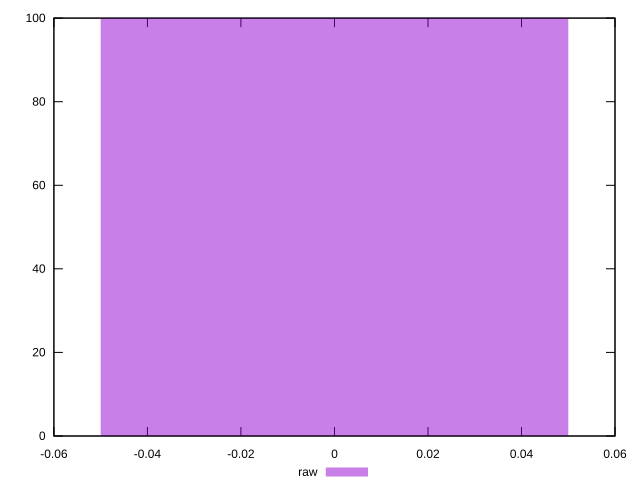

This figure's gnuplot source:
reset
set terminal svg size 640, 490
set output "reprap/uses-webp-images/samples/empty/raw/histogram.svg"

$raw <<EOF
0 100
EOF

set key outside below
set boxwidth 0.1
set yrange [0:100]
set style fill transparent solid 0.5 noborder

plot \
  $raw title "raw" with boxes, \


reset
